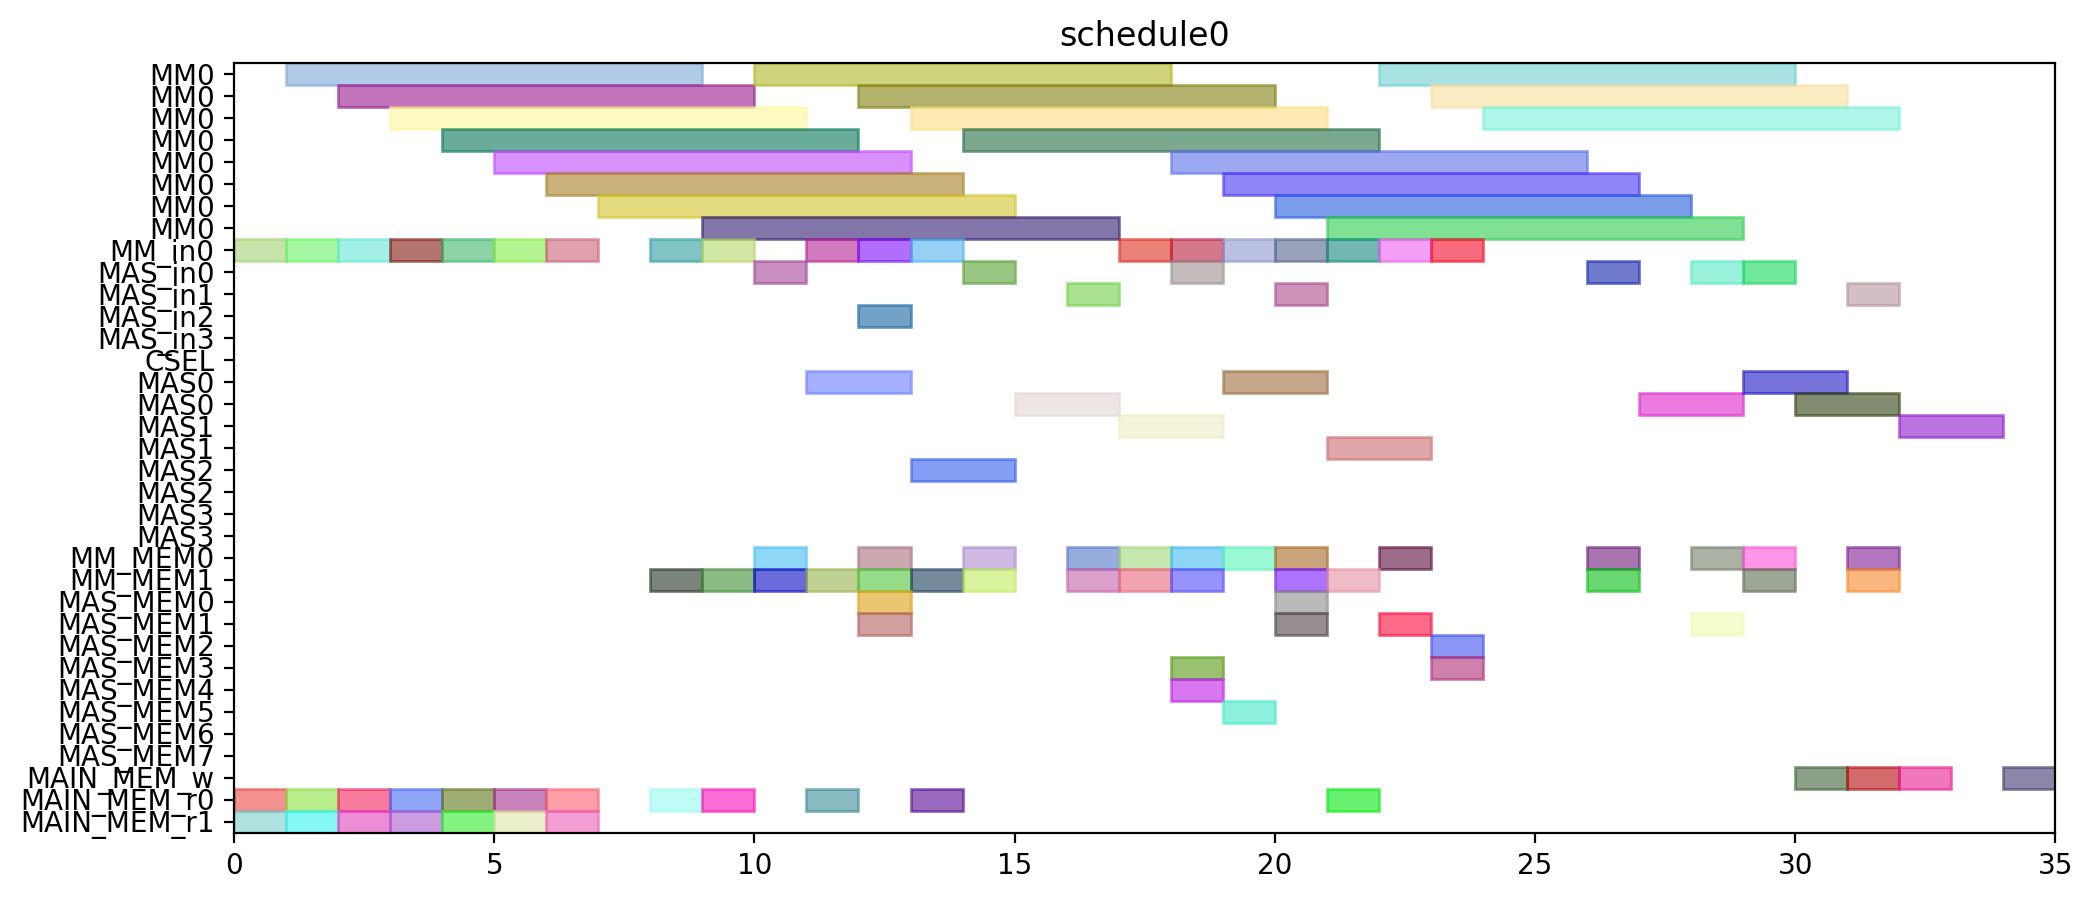

This figure's Python source:
from pyschedule import Scenario, solvers, plotters, alt


def solve():
	horizon = 120
	S = Scenario("schedule0", horizon=horizon)

	# resource
	MM = S.Resources('MM', num=1, size=8)
	MM_in = S.Resources('MM_in', num=1)
	MAS_in = S.Resources('MAS_in', num=4)
	CSEL = S.Resource('CSEL')
	MAS = S.Resources('MAS', num=4, size=2, periods=range(1, horizon))
	MM_MEM = S.Resources('MM_MEM', num=2)
	MAS_MEM = S.Resources('MAS_MEM', num=8)
	MAIN_MEM_w = S.Resource('MAIN_MEM_w', size=1)
	MAIN_MEM_r = S.Resources('MAIN_MEM_r', num=2)

	# result of previous scheduling

	# new tasks
	T1 = S.Task('T1', length=8, delay_cost=1)
	T1 += alt(MM)
	T1_in = S.Task('T1_in', length=1, delay_cost=1)
	T1_in += alt(MM_in)
	S += T1_in*MM_in[0]<=T1*MM[0]
	T1_mem0 = S.Task('T1_mem0', length=1, delay_cost=1)
	T1_mem0 += MAIN_MEM_r[0]
	S += T1_mem0 <= T1

	T1_mem1 = S.Task('T1_mem1', length=1, delay_cost=1)
	T1_mem1 += MAIN_MEM_r[1]
	S += T1_mem1 <= T1

	T2 = S.Task('T2', length=8, delay_cost=1)
	T2 += alt(MM)
	T2_in = S.Task('T2_in', length=1, delay_cost=1)
	T2_in += alt(MM_in)
	S += T2_in*MM_in[0]<=T2*MM[0]
	T2_mem0 = S.Task('T2_mem0', length=1, delay_cost=1)
	T2_mem0 += MAIN_MEM_r[0]
	S += T2_mem0 <= T2

	T2_mem1 = S.Task('T2_mem1', length=1, delay_cost=1)
	T2_mem1 += MAIN_MEM_r[1]
	S += T2_mem1 <= T2

	T3 = S.Task('T3', length=8, delay_cost=1)
	T3 += alt(MM)
	T3_in = S.Task('T3_in', length=1, delay_cost=1)
	T3_in += alt(MM_in)
	S += T3_in*MM_in[0]<=T3*MM[0]
	T3_mem0 = S.Task('T3_mem0', length=1, delay_cost=1)
	T3_mem0 += MAIN_MEM_r[0]
	S += T3_mem0 <= T3

	T3_mem1 = S.Task('T3_mem1', length=1, delay_cost=1)
	T3_mem1 += MAIN_MEM_r[1]
	S += T3_mem1 <= T3

	T4 = S.Task('T4', length=8, delay_cost=1)
	T4 += alt(MM)
	T4_in = S.Task('T4_in', length=1, delay_cost=1)
	T4_in += alt(MM_in)
	S += T4_in*MM_in[0]<=T4*MM[0]
	T4_mem0 = S.Task('T4_mem0', length=1, delay_cost=1)
	T4_mem0 += MAIN_MEM_r[0]
	S += T4_mem0 <= T4

	T4_mem1 = S.Task('T4_mem1', length=1, delay_cost=1)
	T4_mem1 += MAIN_MEM_r[1]
	S += T4_mem1 <= T4

	T5 = S.Task('T5', length=8, delay_cost=1)
	T5 += alt(MM)
	T5_in = S.Task('T5_in', length=1, delay_cost=1)
	T5_in += alt(MM_in)
	S += T5_in*MM_in[0]<=T5*MM[0]
	T5_mem0 = S.Task('T5_mem0', length=1, delay_cost=1)
	T5_mem0 += MAIN_MEM_r[0]
	S += T5_mem0 <= T5

	T5_mem1 = S.Task('T5_mem1', length=1, delay_cost=1)
	T5_mem1 += MAIN_MEM_r[1]
	S += T5_mem1 <= T5

	T6 = S.Task('T6', length=8, delay_cost=1)
	T6 += alt(MM)
	T6_in = S.Task('T6_in', length=1, delay_cost=1)
	T6_in += alt(MM_in)
	S += T6_in*MM_in[0]<=T6*MM[0]
	T6_mem0 = S.Task('T6_mem0', length=1, delay_cost=1)
	T6_mem0 += MAIN_MEM_r[0]
	S += T6_mem0 <= T6

	T6_mem1 = S.Task('T6_mem1', length=1, delay_cost=1)
	T6_mem1 += MAIN_MEM_r[1]
	S += T6_mem1 <= T6

	T7 = S.Task('T7', length=8, delay_cost=1)
	T7 += alt(MM)
	T7_in = S.Task('T7_in', length=1, delay_cost=1)
	T7_in += alt(MM_in)
	S += T7_in*MM_in[0]<=T7*MM[0]
	T7_mem0 = S.Task('T7_mem0', length=1, delay_cost=1)
	T7_mem0 += MAIN_MEM_r[0]
	S += T7_mem0 <= T7

	T7_mem1 = S.Task('T7_mem1', length=1, delay_cost=1)
	T7_mem1 += MAIN_MEM_r[1]
	S += T7_mem1 <= T7

	T8 = S.Task('T8', length=8, delay_cost=1)
	T8 += alt(MM)
	T8_in = S.Task('T8_in', length=1, delay_cost=1)
	T8_in += alt(MM_in)
	S += T8_in*MM_in[0]<=T8*MM[0]
	T8_mem0 = S.Task('T8_mem0', length=1, delay_cost=1)
	T8_mem0 += MAIN_MEM_r[0]
	S += T8_mem0 <= T8

	T8_mem1 = S.Task('T8_mem1', length=1, delay_cost=1)
	T8_mem1 += alt(MM_MEM)
	S += (T1*MM[0])-1 < T8_mem1*MM_MEM[1]
	S += T8_mem1 <= T8

	T9 = S.Task('T9', length=8, delay_cost=1)
	T9 += alt(MM)
	T9_in = S.Task('T9_in', length=1, delay_cost=1)
	T9_in += alt(MM_in)
	S += T9_in*MM_in[0]<=T9*MM[0]
	T9_mem0 = S.Task('T9_mem0', length=1, delay_cost=1)
	T9_mem0 += MAIN_MEM_r[0]
	S += T9_mem0 <= T9

	T9_mem1 = S.Task('T9_mem1', length=1, delay_cost=1)
	T9_mem1 += alt(MM_MEM)
	S += (T1*MM[0])-1 < T9_mem1*MM_MEM[1]
	S += T9_mem1 <= T9

	T10 = S.Task('T10', length=8, delay_cost=1)
	T10 += alt(MM)
	T10_in = S.Task('T10_in', length=1, delay_cost=1)
	T10_in += alt(MM_in)
	S += T10_in*MM_in[0]<=T10*MM[0]
	T10_mem0 = S.Task('T10_mem0', length=1, delay_cost=1)
	T10_mem0 += MAIN_MEM_r[0]
	S += T10_mem0 <= T10

	T10_mem1 = S.Task('T10_mem1', length=1, delay_cost=1)
	T10_mem1 += alt(MM_MEM)
	S += (T3*MM[0])-1 < T10_mem1*MM_MEM[1]
	S += T10_mem1 <= T10

	T11 = S.Task('T11', length=8, delay_cost=1)
	T11 += alt(MM)
	T11_in = S.Task('T11_in', length=1, delay_cost=1)
	T11_in += alt(MM_in)
	S += T11_in*MM_in[0]<=T11*MM[0]
	T11_mem0 = S.Task('T11_mem0', length=1, delay_cost=1)
	T11_mem0 += MAIN_MEM_r[0]
	S += T11_mem0 <= T11

	T11_mem1 = S.Task('T11_mem1', length=1, delay_cost=1)
	T11_mem1 += alt(MM_MEM)
	S += (T3*MM[0])-1 < T11_mem1*MM_MEM[1]
	S += T11_mem1 <= T11

	T12 = S.Task('T12', length=2, delay_cost=1)
	T12 += alt(MAS)
	T12_in = S.Task('T12_in', length=1, delay_cost=1)
	T12_in += alt(MAS_in)
	S += T12_in*MAS_in[0]<=T12*MAS[0]

	S += T12_in*MAS_in[1]<=T12*MAS[1]

	S += T12_in*MAS_in[2]<=T12*MAS[2]

	S += T12_in*MAS_in[3]<=T12*MAS[3]

	T12_mem0 = S.Task('T12_mem0', length=1, delay_cost=1)
	T12_mem0 += alt(MM_MEM)
	S += (T4*MM[0])-1 < T12_mem0*MM_MEM[0]
	S += T12_mem0 <= T12

	T12_mem1 = S.Task('T12_mem1', length=1, delay_cost=1)
	T12_mem1 += alt(MM_MEM)
	S += (T2*MM[0])-1 < T12_mem1*MM_MEM[1]
	S += T12_mem1 <= T12

	T13 = S.Task('T13', length=2, delay_cost=1)
	T13 += alt(MAS)
	T13_in = S.Task('T13_in', length=1, delay_cost=1)
	T13_in += alt(MAS_in)
	S += T13_in*MAS_in[0]<=T13*MAS[0]

	S += T13_in*MAS_in[1]<=T13*MAS[1]

	S += T13_in*MAS_in[2]<=T13*MAS[2]

	S += T13_in*MAS_in[3]<=T13*MAS[3]

	T13_mem0 = S.Task('T13_mem0', length=1, delay_cost=1)
	T13_mem0 += alt(MM_MEM)
	S += (T4*MM[0])-1 < T13_mem0*MM_MEM[0]
	S += T13_mem0 <= T13

	T13_mem1 = S.Task('T13_mem1', length=1, delay_cost=1)
	T13_mem1 += alt(MM_MEM)
	S += (T2*MM[0])-1 < T13_mem1*MM_MEM[1]
	S += T13_mem1 <= T13

	T15 = S.Task('T15', length=2, delay_cost=1)
	T15 += alt(MAS)
	T15_in = S.Task('T15_in', length=1, delay_cost=1)
	T15_in += alt(MAS_in)
	S += T15_in*MAS_in[0]<=T15*MAS[0]

	S += T15_in*MAS_in[1]<=T15*MAS[1]

	S += T15_in*MAS_in[2]<=T15*MAS[2]

	S += T15_in*MAS_in[3]<=T15*MAS[3]

	T15_mem0 = S.Task('T15_mem0', length=1, delay_cost=1)
	T15_mem0 += alt(MM_MEM)
	S += (T7*MM[0])-1 < T15_mem0*MM_MEM[0]
	S += T15_mem0 <= T15

	T15_mem1 = S.Task('T15_mem1', length=1, delay_cost=1)
	T15_mem1 += alt(MM_MEM)
	S += (T7*MM[0])-1 < T15_mem1*MM_MEM[1]
	S += T15_mem1 <= T15

	T14 = S.Task('T14', length=8, delay_cost=1)
	T14 += alt(MM)
	T14_in = S.Task('T14_in', length=1, delay_cost=1)
	T14_in += alt(MM_in)
	S += T14_in*MM_in[0]<=T14*MM[0]
	T14_mem0 = S.Task('T14_mem0', length=1, delay_cost=1)
	T14_mem0 += alt(MAS_MEM)
	S += (T13*MAS[0])-1 < T14_mem0*MAS_MEM[0]
	S += (T13*MAS[1])-1 < T14_mem0*MAS_MEM[2]
	S += (T13*MAS[2])-1 < T14_mem0*MAS_MEM[4]
	S += (T13*MAS[3])-1 < T14_mem0*MAS_MEM[6]
	S += T14_mem0 <= T14

	T14_mem1 = S.Task('T14_mem1', length=1, delay_cost=1)
	T14_mem1 += alt(MAS_MEM)
	S += (T13*MAS[0])-1 < T14_mem1*MAS_MEM[1]
	S += (T13*MAS[1])-1 < T14_mem1*MAS_MEM[3]
	S += (T13*MAS[2])-1 < T14_mem1*MAS_MEM[5]
	S += (T13*MAS[3])-1 < T14_mem1*MAS_MEM[7]
	S += T14_mem1 <= T14

	T16 = S.Task('T16', length=8, delay_cost=1)
	T16 += alt(MM)
	T16_in = S.Task('T16_in', length=1, delay_cost=1)
	T16_in += alt(MM_in)
	S += T16_in*MM_in[0]<=T16*MM[0]
	T16_mem0 = S.Task('T16_mem0', length=1, delay_cost=1)
	T16_mem0 += alt(MM_MEM)
	S += (T1*MM[0])-1 < T16_mem0*MM_MEM[0]
	S += T16_mem0 <= T16

	T16_mem1 = S.Task('T16_mem1', length=1, delay_cost=1)
	T16_mem1 += alt(MM_MEM)
	S += (T8*MM[0])-1 < T16_mem1*MM_MEM[1]
	S += T16_mem1 <= T16

	T17 = S.Task('T17', length=8, delay_cost=1)
	T17 += alt(MM)
	T17_in = S.Task('T17_in', length=1, delay_cost=1)
	T17_in += alt(MM_in)
	S += T17_in*MM_in[0]<=T17*MM[0]
	T17_mem0 = S.Task('T17_mem0', length=1, delay_cost=1)
	T17_mem0 += alt(MM_MEM)
	S += (T8*MM[0])-1 < T17_mem0*MM_MEM[0]
	S += T17_mem0 <= T17

	T17_mem1 = S.Task('T17_mem1', length=1, delay_cost=1)
	T17_mem1 += alt(MAS_MEM)
	S += (T15*MAS[0])-1 < T17_mem1*MAS_MEM[1]
	S += (T15*MAS[1])-1 < T17_mem1*MAS_MEM[3]
	S += (T15*MAS[2])-1 < T17_mem1*MAS_MEM[5]
	S += (T15*MAS[3])-1 < T17_mem1*MAS_MEM[7]
	S += T17_mem1 <= T17

	T18 = S.Task('T18', length=2, delay_cost=1)
	T18 += alt(MAS)
	T18_in = S.Task('T18_in', length=1, delay_cost=1)
	T18_in += alt(MAS_in)
	S += T18_in*MAS_in[0]<=T18*MAS[0]

	S += T18_in*MAS_in[1]<=T18*MAS[1]

	S += T18_in*MAS_in[2]<=T18*MAS[2]

	S += T18_in*MAS_in[3]<=T18*MAS[3]

	T18_mem0 = S.Task('T18_mem0', length=1, delay_cost=1)
	T18_mem0 += alt(MM_MEM)
	S += (T5*MM[0])-1 < T18_mem0*MM_MEM[0]
	S += T18_mem0 <= T18

	T18_mem1 = S.Task('T18_mem1', length=1, delay_cost=1)
	T18_mem1 += alt(MM_MEM)
	S += (T9*MM[0])-1 < T18_mem1*MM_MEM[1]
	S += T18_mem1 <= T18

	T19 = S.Task('T19', length=2, delay_cost=1)
	T19 += alt(MAS)
	T19_in = S.Task('T19_in', length=1, delay_cost=1)
	T19_in += alt(MAS_in)
	S += T19_in*MAS_in[0]<=T19*MAS[0]

	S += T19_in*MAS_in[1]<=T19*MAS[1]

	S += T19_in*MAS_in[2]<=T19*MAS[2]

	S += T19_in*MAS_in[3]<=T19*MAS[3]

	T19_mem0 = S.Task('T19_mem0', length=1, delay_cost=1)
	T19_mem0 += alt(MM_MEM)
	S += (T5*MM[0])-1 < T19_mem0*MM_MEM[0]
	S += T19_mem0 <= T19

	T19_mem1 = S.Task('T19_mem1', length=1, delay_cost=1)
	T19_mem1 += alt(MM_MEM)
	S += (T9*MM[0])-1 < T19_mem1*MM_MEM[1]
	S += T19_mem1 <= T19

	T21 = S.Task('T21', length=2, delay_cost=1)
	T21 += alt(MAS)
	T21_in = S.Task('T21_in', length=1, delay_cost=1)
	T21_in += alt(MAS_in)
	S += T21_in*MAS_in[0]<=T21*MAS[0]

	S += T21_in*MAS_in[1]<=T21*MAS[1]

	S += T21_in*MAS_in[2]<=T21*MAS[2]

	S += T21_in*MAS_in[3]<=T21*MAS[3]

	T21_mem0 = S.Task('T21_mem0', length=1, delay_cost=1)
	T21_mem0 += alt(MM_MEM)
	S += (T6*MM[0])-1 < T21_mem0*MM_MEM[0]
	S += T21_mem0 <= T21

	T21_mem1 = S.Task('T21_mem1', length=1, delay_cost=1)
	T21_mem1 += alt(MM_MEM)
	S += (T10*MM[0])-1 < T21_mem1*MM_MEM[1]
	S += T21_mem1 <= T21

	T24 = S.Task('T24', length=8, delay_cost=1)
	T24 += alt(MM)
	T24_in = S.Task('T24_in', length=1, delay_cost=1)
	T24_in += alt(MM_in)
	S += T24_in*MM_in[0]<=T24*MM[0]
	T24_mem0 = S.Task('T24_mem0', length=1, delay_cost=1)
	T24_mem0 += alt(MM_MEM)
	S += (T11*MM[0])-1 < T24_mem0*MM_MEM[0]
	S += T24_mem0 <= T24

	T24_mem1 = S.Task('T24_mem1', length=1, delay_cost=1)
	T24_mem1 += alt(MAS_MEM)
	S += (T12*MAS[0])-1 < T24_mem1*MAS_MEM[1]
	S += (T12*MAS[1])-1 < T24_mem1*MAS_MEM[3]
	S += (T12*MAS[2])-1 < T24_mem1*MAS_MEM[5]
	S += (T12*MAS[3])-1 < T24_mem1*MAS_MEM[7]
	S += T24_mem1 <= T24

	T20 = S.Task('T20', length=8, delay_cost=1)
	T20 += alt(MM)
	T20_in = S.Task('T20_in', length=1, delay_cost=1)
	T20_in += alt(MM_in)
	S += T20_in*MM_in[0]<=T20*MM[0]
	T20_mem0 = S.Task('T20_mem0', length=1, delay_cost=1)
	T20_mem0 += alt(MAS_MEM)
	S += (T15*MAS[0])-1 < T20_mem0*MAS_MEM[0]
	S += (T15*MAS[1])-1 < T20_mem0*MAS_MEM[2]
	S += (T15*MAS[2])-1 < T20_mem0*MAS_MEM[4]
	S += (T15*MAS[3])-1 < T20_mem0*MAS_MEM[6]
	S += T20_mem0 <= T20

	T20_mem1 = S.Task('T20_mem1', length=1, delay_cost=1)
	T20_mem1 += alt(MAS_MEM)
	S += (T18*MAS[0])-1 < T20_mem1*MAS_MEM[1]
	S += (T18*MAS[1])-1 < T20_mem1*MAS_MEM[3]
	S += (T18*MAS[2])-1 < T20_mem1*MAS_MEM[5]
	S += (T18*MAS[3])-1 < T20_mem1*MAS_MEM[7]
	S += T20_mem1 <= T20

	T22 = S.Task('T22', length=8, delay_cost=1)
	T22 += alt(MM)
	T22_in = S.Task('T22_in', length=1, delay_cost=1)
	T22_in += alt(MM_in)
	S += T22_in*MM_in[0]<=T22*MM[0]
	T22_mem0 = S.Task('T22_mem0', length=1, delay_cost=1)
	T22_mem0 += alt(MAS_MEM)
	S += (T21*MAS[0])-1 < T22_mem0*MAS_MEM[0]
	S += (T21*MAS[1])-1 < T22_mem0*MAS_MEM[2]
	S += (T21*MAS[2])-1 < T22_mem0*MAS_MEM[4]
	S += (T21*MAS[3])-1 < T22_mem0*MAS_MEM[6]
	S += T22_mem0 <= T22

	T22_mem1 = S.Task('T22_mem1', length=1, delay_cost=1)
	T22_mem1 += alt(MAS_MEM)
	S += (T21*MAS[0])-1 < T22_mem1*MAS_MEM[1]
	S += (T21*MAS[1])-1 < T22_mem1*MAS_MEM[3]
	S += (T21*MAS[2])-1 < T22_mem1*MAS_MEM[5]
	S += (T21*MAS[3])-1 < T22_mem1*MAS_MEM[7]
	S += T22_mem1 <= T22

	T23 = S.Task('T23', length=8, delay_cost=1)
	T23 += alt(MM)
	T23_in = S.Task('T23_in', length=1, delay_cost=1)
	T23_in += alt(MM_in)
	S += T23_in*MM_in[0]<=T23*MM[0]
	T23_mem0 = S.Task('T23_mem0', length=1, delay_cost=1)
	T23_mem0 += alt(MAS_MEM)
	S += (T19*MAS[0])-1 < T23_mem0*MAS_MEM[0]
	S += (T19*MAS[1])-1 < T23_mem0*MAS_MEM[2]
	S += (T19*MAS[2])-1 < T23_mem0*MAS_MEM[4]
	S += (T19*MAS[3])-1 < T23_mem0*MAS_MEM[6]
	S += T23_mem0 <= T23

	T23_mem1 = S.Task('T23_mem1', length=1, delay_cost=1)
	T23_mem1 += alt(MAS_MEM)
	S += (T19*MAS[0])-1 < T23_mem1*MAS_MEM[1]
	S += (T19*MAS[1])-1 < T23_mem1*MAS_MEM[3]
	S += (T19*MAS[2])-1 < T23_mem1*MAS_MEM[5]
	S += (T19*MAS[3])-1 < T23_mem1*MAS_MEM[7]
	S += T23_mem1 <= T23

	Z2_new = S.Task('Z2_new', length=8, delay_cost=1)
	Z2_new += alt(MM)
	Z2_new_in = S.Task('Z2_new_in', length=1, delay_cost=1)
	Z2_new_in += alt(MM_in)
	S += Z2_new_in*MM_in[0]<=Z2_new*MM[0]
	S += 0<Z2_new

	Z2_new_w = S.Task('Z2_new_w', length=1, delay_cost=1)
	Z2_new_w += alt(MAIN_MEM_w)
	S += Z2_new <= Z2_new_w

	Z2_new_mem0 = S.Task('Z2_new_mem0', length=1, delay_cost=1)
	Z2_new_mem0 += MAIN_MEM_r[0]
	S += Z2_new_mem0 <= Z2_new

	Z2_new_mem1 = S.Task('Z2_new_mem1', length=1, delay_cost=1)
	Z2_new_mem1 += alt(MM_MEM)
	S += (T14*MM[0])-1 < Z2_new_mem1*MM_MEM[1]
	S += Z2_new_mem1 <= Z2_new

	T25 = S.Task('T25', length=2, delay_cost=1)
	T25 += alt(MAS)
	T25_in = S.Task('T25_in', length=1, delay_cost=1)
	T25_in += alt(MAS_in)
	S += T25_in*MAS_in[0]<=T25*MAS[0]

	S += T25_in*MAS_in[1]<=T25*MAS[1]

	S += T25_in*MAS_in[2]<=T25*MAS[2]

	S += T25_in*MAS_in[3]<=T25*MAS[3]

	T25_mem0 = S.Task('T25_mem0', length=1, delay_cost=1)
	T25_mem0 += alt(MM_MEM)
	S += (T20*MM[0])-1 < T25_mem0*MM_MEM[0]
	S += T25_mem0 <= T25

	T25_mem1 = S.Task('T25_mem1', length=1, delay_cost=1)
	T25_mem1 += alt(MM_MEM)
	S += (T20*MM[0])-1 < T25_mem1*MM_MEM[1]
	S += T25_mem1 <= T25

	X2_new = S.Task('X2_new', length=2, delay_cost=1)
	X2_new += alt(MAS)
	X2_new_in = S.Task('X2_new_in', length=1, delay_cost=1)
	X2_new_in += alt(MAS_in)
	S += X2_new_in*MAS_in[0]<=X2_new*MAS[0]

	S += X2_new_in*MAS_in[1]<=X2_new*MAS[1]

	S += X2_new_in*MAS_in[2]<=X2_new*MAS[2]

	S += X2_new_in*MAS_in[3]<=X2_new*MAS[3]

	S += 0<X2_new

	X2_new_w = S.Task('X2_new_w', length=1, delay_cost=1)
	X2_new_w += alt(MAIN_MEM_w)
	S += X2_new <= X2_new_w

	X2_new_mem0 = S.Task('X2_new_mem0', length=1, delay_cost=1)
	X2_new_mem0 += alt(MM_MEM)
	S += (T22*MM[0])-1 < X2_new_mem0*MM_MEM[0]
	S += X2_new_mem0 <= X2_new

	X2_new_mem1 = S.Task('X2_new_mem1', length=1, delay_cost=1)
	X2_new_mem1 += alt(MM_MEM)
	S += (T24*MM[0])-1 < X2_new_mem1*MM_MEM[1]
	S += X2_new_mem1 <= X2_new

	X1_new = S.Task('X1_new', length=2, delay_cost=1)
	X1_new += alt(MAS)
	X1_new_in = S.Task('X1_new_in', length=1, delay_cost=1)
	X1_new_in += alt(MAS_in)
	S += X1_new_in*MAS_in[0]<=X1_new*MAS[0]

	S += X1_new_in*MAS_in[1]<=X1_new*MAS[1]

	S += X1_new_in*MAS_in[2]<=X1_new*MAS[2]

	S += X1_new_in*MAS_in[3]<=X1_new*MAS[3]

	S += 0<X1_new

	X1_new_w = S.Task('X1_new_w', length=1, delay_cost=1)
	X1_new_w += alt(MAIN_MEM_w)
	S += X1_new <= X1_new_w

	X1_new_mem0 = S.Task('X1_new_mem0', length=1, delay_cost=1)
	X1_new_mem0 += alt(MM_MEM)
	S += (T23*MM[0])-1 < X1_new_mem0*MM_MEM[0]
	S += X1_new_mem0 <= X1_new

	X1_new_mem1 = S.Task('X1_new_mem1', length=1, delay_cost=1)
	X1_new_mem1 += alt(MM_MEM)
	S += (T17*MM[0])-1 < X1_new_mem1*MM_MEM[1]
	S += X1_new_mem1 <= X1_new

	Z1_new = S.Task('Z1_new', length=2, delay_cost=1)
	Z1_new += alt(MAS)
	Z1_new_in = S.Task('Z1_new_in', length=1, delay_cost=1)
	Z1_new_in += alt(MAS_in)
	S += Z1_new_in*MAS_in[0]<=Z1_new*MAS[0]

	S += Z1_new_in*MAS_in[1]<=Z1_new*MAS[1]

	S += Z1_new_in*MAS_in[2]<=Z1_new*MAS[2]

	S += Z1_new_in*MAS_in[3]<=Z1_new*MAS[3]

	S += 0<Z1_new

	Z1_new_w = S.Task('Z1_new_w', length=1, delay_cost=1)
	Z1_new_w += alt(MAIN_MEM_w)
	S += Z1_new <= Z1_new_w

	Z1_new_mem0 = S.Task('Z1_new_mem0', length=1, delay_cost=1)
	Z1_new_mem0 += alt(MM_MEM)
	S += (T16*MM[0])-1 < Z1_new_mem0*MM_MEM[0]
	S += Z1_new_mem0 <= Z1_new

	Z1_new_mem1 = S.Task('Z1_new_mem1', length=1, delay_cost=1)
	Z1_new_mem1 += alt(MAS_MEM)
	S += (T25*MAS[0])-1 < Z1_new_mem1*MAS_MEM[1]
	S += (T25*MAS[1])-1 < Z1_new_mem1*MAS_MEM[3]
	S += (T25*MAS[2])-1 < Z1_new_mem1*MAS_MEM[5]
	S += (T25*MAS[3])-1 < Z1_new_mem1*MAS_MEM[7]
	S += Z1_new_mem1 <= Z1_new

	solvers.mip.solve(S,msg=1,kind='CPLEX',ratio_gap=1.01)

	solution = [['hoge']*len(S.solution()[1]) for i in range(len(S.solution()))]
	for i in range(len(S.solution())):
		for j in range(len(S.solution()[i])):
			solution[i][j]=str(S.solution()[i][j])
	print(solution)

	cycles = int(solution[-1][3])

	pic_file_name = "/home/mfukuda/ABE/multiRAM_multiMAS_16mux/scheduling_result/stage8MM1_stage2MAS4/EP_LADDERMUL/schedule0.png"
	if(S.solution() != []):
		plotters.matplotlib.plot(S,img_filename=pic_file_name, show_task_labels=False, fig_size=(cycles*0.25+3, 5))

	return solution
